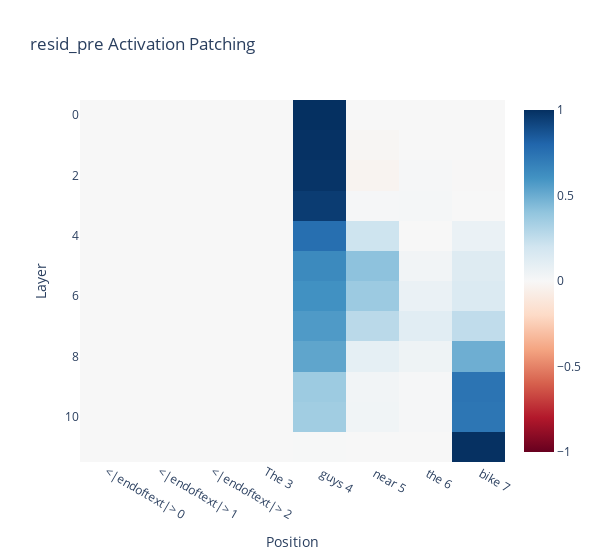

Write notebook code for a chart like this one.
### Code cell
imshow(
    act_patch_resid_pre,
    labels={"x": "Position", "y": "Layer"},
    x=labels,
    title="resid_pre Activation Patching",
    width=600
)

### Figure 1 — Plotly figure (JSON) as saved in the notebook; plotly's stock layout.template omitted (floating-point values rounded to 4 significant figures)
{"data": [{"coloraxis": "coloraxis", "hovertemplate": "Position: %{x}<br>Layer: %{y}<br>color: %{z}<extra></extra>", "name": "0", "type": "heatmap", "x": ["<|endoftext|> 0", "<|endoftext|> 1", "<|endoftext|> 2", "The 3", " guys 4", " near 5", " the 6", " bike 7"], "xaxis": "x", "yaxis": "y", "z": [[0, 0, 0, 0, 1, 0, 0, 0], [0, 0, 0, 0, 0.9927, -0.01648, -0.002052, -0.001009], [0, 0, 0, 0, 0.9835, -0.03066, 0.009764, -0.003736], [0, 0, 0, 0, 0.9553, 0.01106, 0.01397, 0.0003459], [0, 0, 0, 0, 0.7621, 0.2087, 0.002042, 0.06941], [0, 0, 0, 0, 0.6417, 0.4108, 0.03216, 0.1311], [0, 0, 0, 0, 0.6101, 0.3688, 0.06923, 0.1489], [0, 0, 0, 0, 0.5708, 0.2727, 0.1147, 0.2532], [0, 0, 0, 0, 0.5299, 0.0932, 0.04853, 0.4922], [0, 0, 0, 0, 0.3638, 0.03353, 0.01299, 0.7366], [0, 0, 0, 0, 0.3522, 0.03573, 0.01233, 0.7292], [0, 0, 0, 0, 0.005128, 0.002284, 0.0003679, 0.9961]]}], "layout": {"coloraxis": {"cmid": 0, "colorscale": [[0, "rgb(103,0,31)"], [0.1, "rgb(178,24,43)"], [0.2, "rgb(214,96,77)"], [0.3, "rgb(244,165,130)"], [0.4, "rgb(253,219,199)"], [0.5, "rgb(247,247,247)"], [0.6, "rgb(209,229,240)"], [0.7, "rgb(146,197,222)"], [0.8, "rgb(67,147,195)"], [0.9, "rgb(33,102,172)"], [1, "rgb(5,48,97)"]]}, "title": {"text": "resid_pre Activation Patching"}, "width": 600, "xaxis": {"anchor": "y", "constrain": "domain", "domain": [0, 1], "scaleanchor": "y", "title": {"text": "Position"}}, "yaxis": {"anchor": "x", "autorange": "reversed", "constrain": "domain", "domain": [0, 1], "title": {"text": "Layer"}}}}
